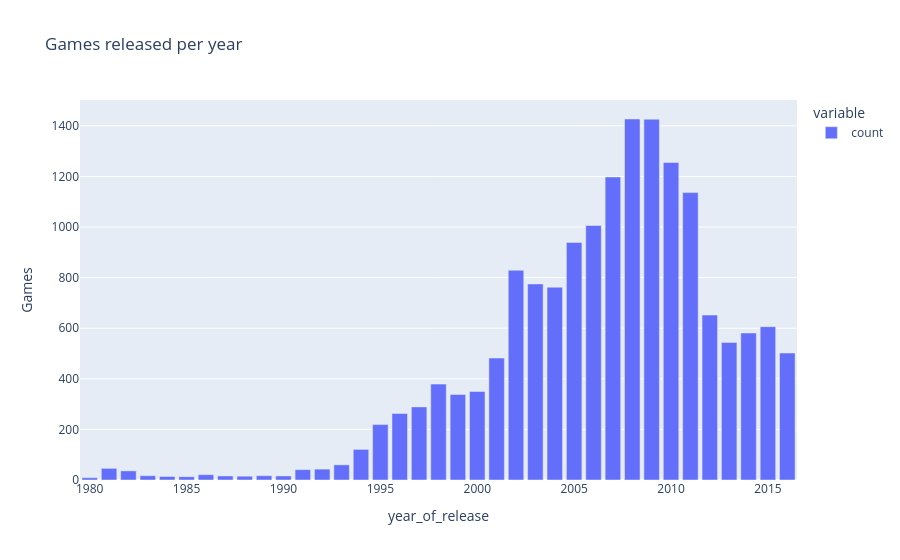

The notebook cell this image was saved under:
### Markdown cell above
#### What makes a game sell?

This is the core of the project. The idea is to go step by step, from the big picture to the details:

1. **How many games came out each year?** And does every period really matter for 2017?
2. **Which platforms sold the most**, and how did their sales change over time?
3. **How long does a platform live?** Which ones used to be popular and are gone now?
4. **Which years should we keep?** Based on the previous answers, pick the period that best represents the 2017 market.
5. **Who's leading now?** Within that period, which platforms are growing and which are fading?
6. **How are sales spread out?** A boxplot of sales per game on each platform.
7. **Do reviews affect sales?** Scores vs sales on a leading platform, then the same check on the others.
8. **Which genres are worth betting on?**

### Code cell
# 3.1. Games per Year:

games_per_year= games_df['year_of_release'].value_counts().sort_index()
px.bar(games_per_year,
       title='Games released per year',
       labels={'index': 'Year', 'value': 'Games'})

### Figure 1 — Plotly figure (JSON) as saved in the notebook; plotly's stock layout.template omitted (floating-point values rounded to 4 significant figures)
{"data": [{"hovertemplate": "variable=count<br>year_of_release=%{x}<br>Games=%{y}<extra></extra>", "legendgroup": "count", "marker": {"color": "#636efa", "pattern": {"shape": ""}}, "name": "count", "orientation": "v", "showlegend": true, "textposition": "auto", "type": "bar", "x": [1980, 1981, 1982, 1983, 1984, 1985, 1986, 1987, 1988, 1989, 1990, 1991, 1992, 1993, 1994, 1995, 1996, 1997, 1998, 1999, 2000, 2001, 2002, 2003, 2004, 2005, 2006, 2007, 2008, 2009, 2010, 2011, 2012, 2013, 2014, 2015, 2016], "xaxis": "x", "y": [9, 46, 36, 17, 14, 13, 21, 16, 15, 17, 16, 41, 43, 60, 121, 219, 263, 289, 379, 338, 350, 482, 829, 775, 762, 939, 1006, 1198, 1427, 1426, 1255, 1136, 652, 544, 581, 606, 502], "yaxis": "y"}], "layout": {"barmode": "relative", "legend": {"title": {"text": "variable"}, "tracegroupgap": 0}, "title": {"text": "Games released per year"}, "xaxis": {"anchor": "y", "domain": [0, 1], "title": {"text": "year_of_release"}}, "yaxis": {"anchor": "x", "domain": [0, 1], "title": {"text": "Games"}}}}
